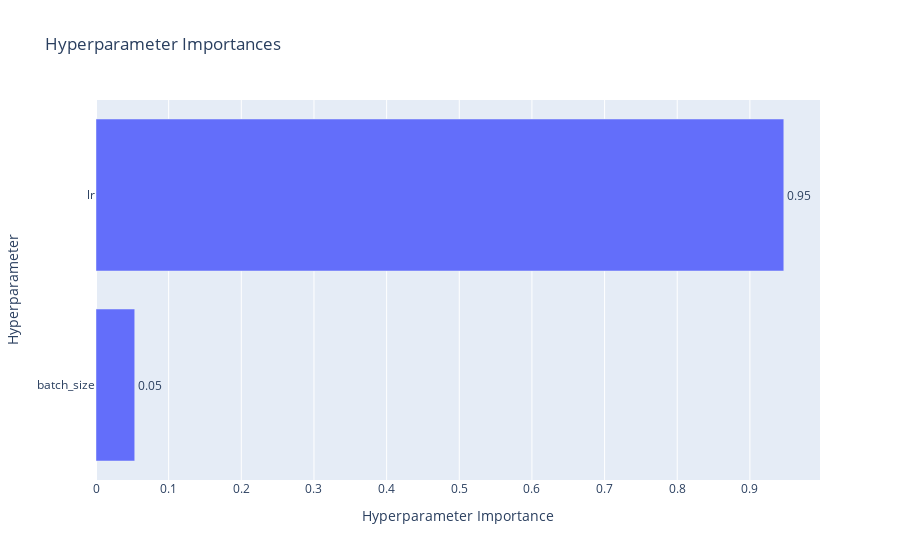
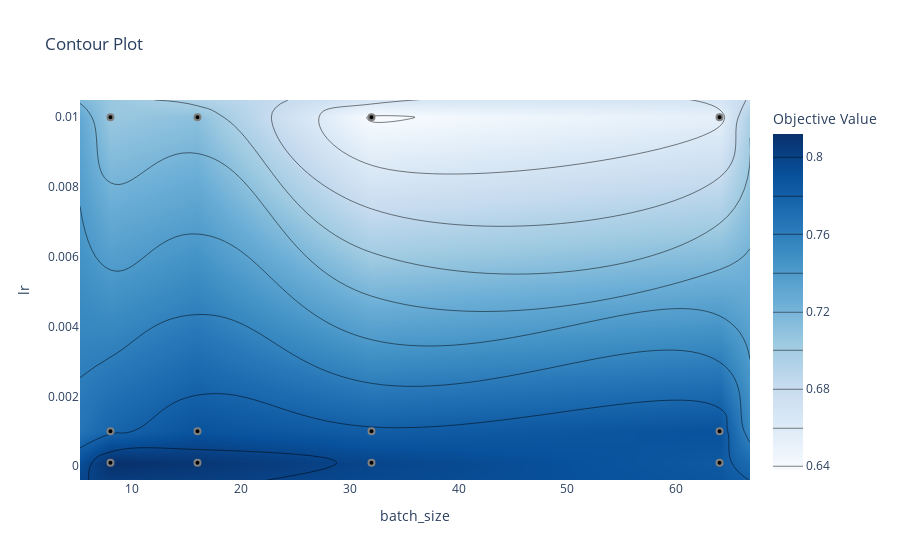

Source (notebook cell) for these figures, in order:
### Code cell
# Loop over each study and generate visualizations
for study_name in study_names:
    print(f"Analyzing study: {study_name}")

    # Load the study
    study = optuna.load_study(study_name=study_name, storage=f'sqlite:///{folder}/study.db')

    # Visualize the importance of hyperparameters
    fig = optuna.visualization.plot_param_importances(study)
    fig.show()

    # Print the best hyperparameters
    best_trial = study.best_trial
    print("Best hyperparameters:")
    for param_name, param_value in best_trial.params.items():
        print(f"{param_name}: {param_value}")
    print(f"Best value (objective): {best_trial.value}")
    
    # Get the search space for the current study
    search_space = search_spaces[study_name]

    # Generate contour plots for each pair of hyperparameters
    plot_contours(study, search_space)

    # Retrieve and display the hyperparameter tuning results
    hyper_df = study.trials_dataframe()
    display(hyper_df.head())

### Figure 1 — Plotly figure (JSON) as saved in the notebook; plotly's stock layout.template omitted (floating-point values rounded to 4 significant figures)
{"data": [{"cliponaxis": false, "hovertemplate": ["batch_size (CategoricalDistribution): 0.05332192467845836<extra></extra>", "lr (CategoricalDistribution): 0.9466780753215416<extra></extra>"], "name": "Objective Value", "orientation": "h", "text": ["0.05", "0.95"], "textposition": "outside", "type": "bar", "x": [0.05332, 0.9467], "y": ["batch_size", "lr"]}], "layout": {"autosize": true, "title": {"text": "Hyperparameter Importances"}, "xaxis": {"autorange": true, "range": [0, 0.9965], "title": {"text": "Hyperparameter Importance"}, "type": "linear"}, "yaxis": {"autorange": true, "range": [-0.5, 1.5], "title": {"text": "Hyperparameter"}, "type": "category"}}}

### Figure 2 — Plotly figure (JSON) as saved in the notebook; plotly's stock layout.template omitted (floating-point values rounded to 4 significant figures)
{"data": [{"autocontour": true, "colorbar": {"title": {"text": "Objective Value"}}, "colorscale": [[0, "rgb(247,251,255)"], [0.125, "rgb(222,235,247)"], [0.25, "rgb(198,219,239)"], [0.375, "rgb(158,202,225)"], [0.5, "rgb(107,174,214)"], [0.625, "rgb(66,146,198)"], [0.75, "rgb(33,113,181)"], [0.875, "rgb(8,81,156)"], [1, "rgb(8,48,107)"]], "connectgaps": true, "contours": {"coloring": "heatmap", "end": 0.8, "size": 0.02, "start": 0.64}, "hoverinfo": "none", "line": {"smoothing": 1.3}, "reversescale": false, "type": "contour", "x": [5.2, 8, 16, 32, 64, 66.8], "y": [-0.000395, 0.0001, 0.001, 0.01, 0.0105], "z": [[null, null, null, null, null, null], [null, 0.812, 0.808, 0.798, 0.785, null], [null, 0.777, 0.789, 0.782, 0.79, null], [null, 0.705, 0.711, 0.638, 0.654, null], [null, null, null, null, null, null]]}, {"marker": {"color": "black", "line": {"color": "Gray", "width": 2}}, "mode": "markers", "name": "Feasible Trial", "showlegend": false, "type": "scatter", "x": [32, 64, 16, 64, 8, 32, 8, 32, 64, 16, 8, 16], "y": [0.0001, 0.01, 0.001, 0.001, 0.01, 0.01, 0.001, 0.001, 0.0001, 0.0001, 0.0001, 0.01]}, {"marker": {"color": "#cccccc", "line": {"color": "Gray", "width": 2}}, "mode": "markers", "name": "Infeasible Trial", "showlegend": false, "type": "scatter", "x": [], "y": []}], "layout": {"autosize": true, "title": {"text": "Contour Plot"}, "xaxis": {"range": [5.2, 66.8], "title": {"text": "batch_size"}, "type": "linear"}, "yaxis": {"range": [-0.000395, 0.0105], "title": {"text": "lr"}, "type": "linear"}}}
